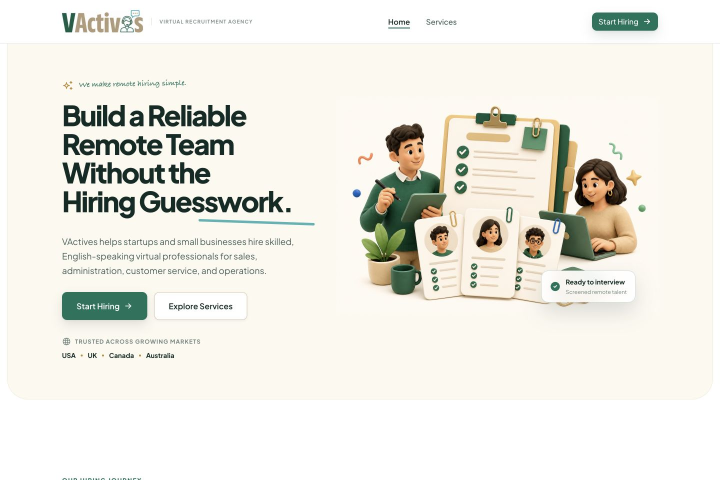
#> input picture work/design-qa/full-slice-00.png, 1440 x 960 px (shown at 1/2 size)
$ python stitch_full_page.py
#> lines starting #> are read from the running program, lines starting #| are printed output that depends on the picture
from pathlib import Path
from PIL import Image

ROOT = Path(__file__).parent
OUTPUT = ROOT / "VActives-full-page-design.png"
PAGE_HEIGHT = 5862
HEADER_HEIGHT = 87
SCROLL_Y = [0, 873, 1746, 2619, 3492, 4365, 4902]

slices = [Image.open(ROOT / f"full-slice-{i:02d}.png").convert("RGB") for i in range(len(SCROLL_Y))]
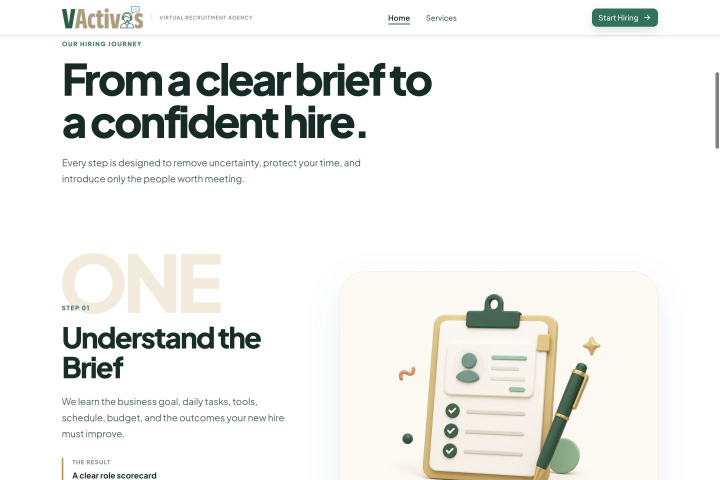
#> input picture work/design-qa/full-slice-01.png, 1440 x 960 px (shown at 1/2 size)
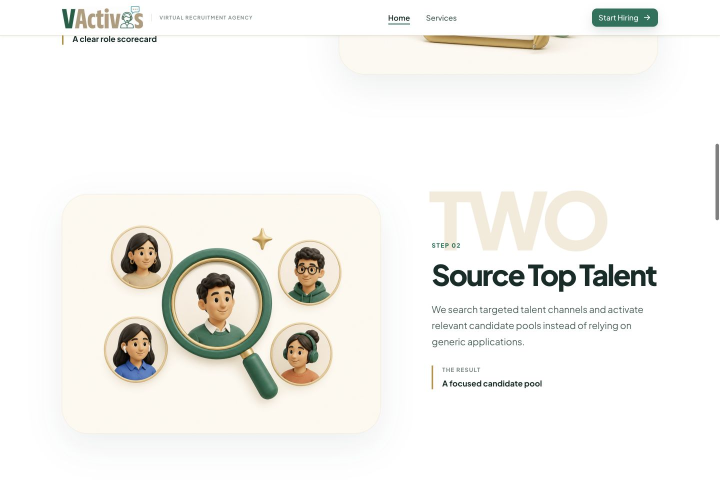
#> input picture work/design-qa/full-slice-02.png, 1440 x 960 px (shown at 1/2 size)
#> (the run stopped early here; a loop or call above may not have finished)
